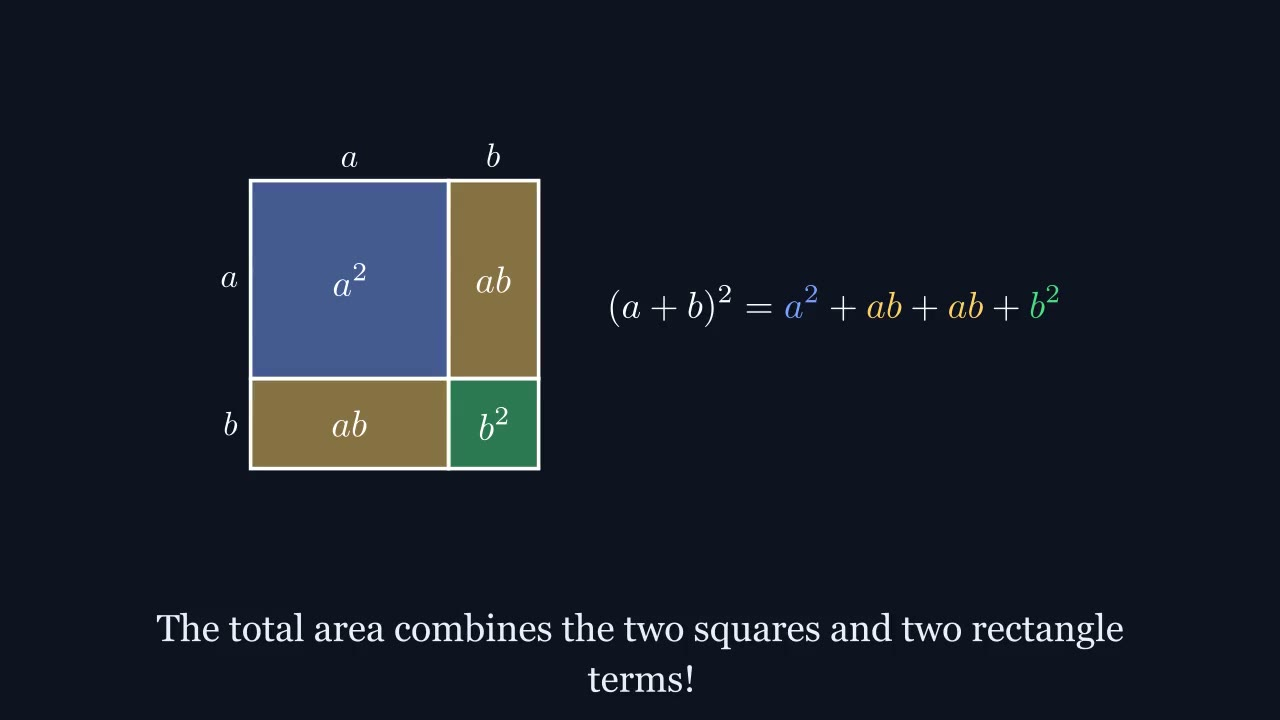

Write the Python code that produced this figure.
from manim import *
from progresso_manim import *

class ExplainerScene(ProgressoScene):
    def construct(self):
        # ----------------------------------------------------
        # Scene 1 (12 s)
        # ----------------------------------------------------
        self.caption("Does squaring a sum mean just squaring each individual term?")
        
        eq1 = MathTex(r"(x + 3)^2 = x^2 + 3^2 = x^2 + 9", font_size=48)
        fit(eq1, width=CONTENT_WIDTH, height=CONTENT_HEIGHT)
        eq1.move_to(CONTENT_CENTER)
        
        self.play(Write(eq1), run_time=2)
        self.wait(2)
        
        self.play(eq1.animate.set_color(WRONG), run_time=1.5)
        cross = Cross(eq1, stroke_color=WRONG, stroke_width=6)
        self.play(Create(cross), run_time=1.5)
        self.wait(5)
        
        # ----------------------------------------------------
        # Scene 2 (14 s)
        # ----------------------------------------------------
        self.clear_content()
        self.caption("Let us test x = 1 to check if both sides give the same value.")
        
        lhs = MathTex(r"\text{LHS: } (1+3)^2 = 4^2 = 16", font_size=42, color=CORRECT)
        rhs = MathTex(r"\text{RHS: } 1^2 + 9 = 10", font_size=42, color=WRONG)
        ineq = MathTex(r"16 \neq 10", font_size=52, color=HILITE)
        diff = MathTex(r"\text{Missing Difference} = 6", font_size=38, color=MUTED)
        
        scene2_vg = VGroup(lhs, rhs, ineq, diff).arrange(DOWN, buff=0.4)
        fit(scene2_vg, width=CONTENT_WIDTH, height=CONTENT_HEIGHT)
        scene2_vg.move_to(CONTENT_CENTER)
        
        self.play(Write(lhs), run_time=2)
        self.wait(1.5)
        self.play(Write(rhs), run_time=2)
        self.wait(1.5)
        self.play(Write(ineq), run_time=1.5)
        self.play(Indicate(ineq, color=HILITE), run_time=1)
        self.play(Write(diff), run_time=1.5)
        self.wait(3)
        
        # ----------------------------------------------------
        # Scene 3 (16 s)
        # ----------------------------------------------------
        self.clear_content()
        self.caption("Picture a large square with total side length (a + b).")
        
        a_len, b_len = 2.2, 1.0
        rect_a2 = Rectangle(width=a_len, height=a_len, fill_color=ACCENT, fill_opacity=0.5, stroke_color=WHITE)
        rect_ab1 = Rectangle(width=b_len, height=a_len, fill_color=HILITE, fill_opacity=0.5, stroke_color=WHITE)
        rect_ab2 = Rectangle(width=a_len, height=b_len, fill_color=HILITE, fill_opacity=0.5, stroke_color=WHITE)
        rect_b2 = Rectangle(width=b_len, height=b_len, fill_color=CORRECT, fill_opacity=0.5, stroke_color=WHITE)
        
        rect_a2.move_to([-b_len / 2, b_len / 2, 0])
        rect_ab1.next_to(rect_a2, RIGHT, buff=0)
        rect_ab2.next_to(rect_a2, DOWN, buff=0)
        rect_b2.next_to(rect_ab2, RIGHT, buff=0)
        
        label_a2 = MathTex(r"a^2", font_size=40).move_to(rect_a2)
        label_ab1 = MathTex(r"ab", font_size=40).move_to(rect_ab1)
        label_ab2 = MathTex(r"ab", font_size=40).move_to(rect_ab2)
        label_b2 = MathTex(r"b^2", font_size=40).move_to(rect_b2)
        
        labels_inside = VGroup(label_a2, label_ab1, label_ab2, label_b2)
        geo_shapes = VGroup(rect_a2, rect_ab1, rect_ab2, rect_b2)
        
        label_a_top = MathTex(r"a", font_size=36).next_to(rect_a2, UP, buff=0.15)
        label_b_top = MathTex(r"b", font_size=36).next_to(rect_ab1, UP, buff=0.15)
        label_a_left = MathTex(r"a", font_size=36).next_to(rect_a2, LEFT, buff=0.15)
        label_b_left = MathTex(r"b", font_size=36).next_to(rect_ab2, LEFT, buff=0.15)
        
        side_labels = VGroup(label_a_top, label_b_top, label_a_left, label_b_left)
        diagram = VGroup(geo_shapes, labels_inside, side_labels)
        
        eq_distrib = MathTex(r"(a+b)(a+b) = a(a+b) + b(a+b)", font_size=38)
        
        scene3_group = VGroup(diagram, eq_distrib).arrange(RIGHT, buff=0.8)
        fit(scene3_group, width=CONTENT_WIDTH, height=CONTENT_HEIGHT)
        scene3_group.move_to(CONTENT_CENTER)
        
        self.play(Create(geo_shapes), Write(side_labels), run_time=3)
        self.play(Write(labels_inside), run_time=2)
        self.wait(1.5)
        self.play(Write(eq_distrib), run_time=2.5)
        self.wait(7)
        
        # ----------------------------------------------------
        # Scene 4 (15 s)
        # ----------------------------------------------------
        self.clear_content()
        self.caption("The total area combines the two squares and two rectangle terms!")
        
        diagram_copy = diagram.copy()
        
        eq_line1 = MathTex(r"(a+b)^2 =", r"a^2", r"+", r"ab", r"+", r"ab", r"+", r"b^2", font_size=40)
        eq_line1[1].set_color(ACCENT)
        eq_line1[3].set_color(HILITE)
        eq_line1[5].set_color(HILITE)
        eq_line1[7].set_color(CORRECT)
        
        right_vg = VGroup(eq_line1)
        scene4_group = VGroup(diagram_copy, right_vg).arrange(RIGHT, buff=0.8)
        fit(scene4_group, width=CONTENT_WIDTH, height=CONTENT_HEIGHT)
        scene4_group.move_to(CONTENT_CENTER)
        
        eq_line2 = MathTex(r"(a+b)^2 =", r"a^2", r"+", r"2ab", r"+", r"b^2", font_size=44)
        eq_line2[1].set_color(ACCENT)
        eq_line2[3].set_color(HILITE)
        eq_line2[5].set_color(CORRECT)
        eq_line2.move_to(eq_line1)
        
        self.play(FadeIn(diagram_copy), run_time=1.5)
        self.play(Write(eq_line1), run_time=3)
        self.wait(1.5)
        self.play(Indicate(eq_line1[3], color=HILITE), Indicate(eq_line1[5], color=HILITE), run_time=1.5)
        self.play(ReplacementTransform(eq_line1, eq_line2), run_time=2)
        box = SurroundingRectangle(eq_line2, color=CORRECT, buff=0.15)
        self.play(Create(box), run_time=1.5)
        self.wait(4)
        
        # ----------------------------------------------------
        # Scene 5 (15 s)
        # ----------------------------------------------------
        self.clear_content()
        self.caption("Now expand (x + 3)^2 correctly by including the 2ab term.")
        
        line1 = MathTex(r"(x + 3)^2", font_size=46)
        line2 = MathTex(r"= x^2 + ", r"2 \cdot x \cdot 3", r"+ 3^2", font_size=46)
        line2[1].set_color(HILITE)
        line3 = MathTex(r"= x^2 + 6x + 9", font_size=48, color=CORRECT)
        
        scene5_vg = VGroup(line1, line2, line3).arrange(DOWN, buff=0.5)
        fit(scene5_vg, width=CONTENT_WIDTH, height=CONTENT_HEIGHT)
        scene5_vg.move_to(CONTENT_CENTER)
        
        self.play(Write(line1), run_time=1.5)
        self.wait(1)
        self.play(Write(line2), run_time=2.5)
        self.play(Indicate(line2[1], color=HILITE), run_time=1.5)
        self.wait(1.5)
        self.play(Write(line3), run_time=2.5)
        box3 = SurroundingRectangle(line3, color=CORRECT, buff=0.15)
        self.play(Create(box3), run_time=1.5)
        self.wait(3)
        
        # ----------------------------------------------------
        # Scene 6 (14 s)
        # ----------------------------------------------------
        self.clear_content()
        self.caption("Checking x = 1 gives 1 + 6 + 9 = 16. It works!")
        
        check_eq1 = MathTex(r"(1 + 3)^2 = 1^2 + 6(1) + 9", font_size=42)
        check_eq2 = MathTex(r"16 = 1 + 6 + 9 = 16", font_size=44, color=CORRECT)
        checkmark = MathTex(r"\checkmark", font_size=56, color=CORRECT)
        
        check_row = VGroup(check_eq2, checkmark).arrange(RIGHT, buff=0.3)
        
        takeaway_text = Text("Squaring a sum always creates the middle term 2ab!", font_size=32, color=HILITE)
        takeaway_box = SurroundingRectangle(takeaway_text, color=HILITE, buff=0.2)
        takeaway_grp = VGroup(takeaway_box, takeaway_text)
        
        scene6_vg = VGroup(check_eq1, check_row, takeaway_grp).arrange(DOWN, buff=0.5)
        fit(scene6_vg, width=CONTENT_WIDTH, height=CONTENT_HEIGHT)
        scene6_vg.move_to(CONTENT_CENTER)
        
        self.play(Write(check_eq1), run_time=2)
        self.wait(1)
        self.play(Write(check_eq2), FadeIn(checkmark, scale=0.5), run_time=2.5)
        self.wait(1.5)
        self.play(FadeIn(takeaway_grp, shift=UP), run_time=1.5)
        self.wait(5.5)
